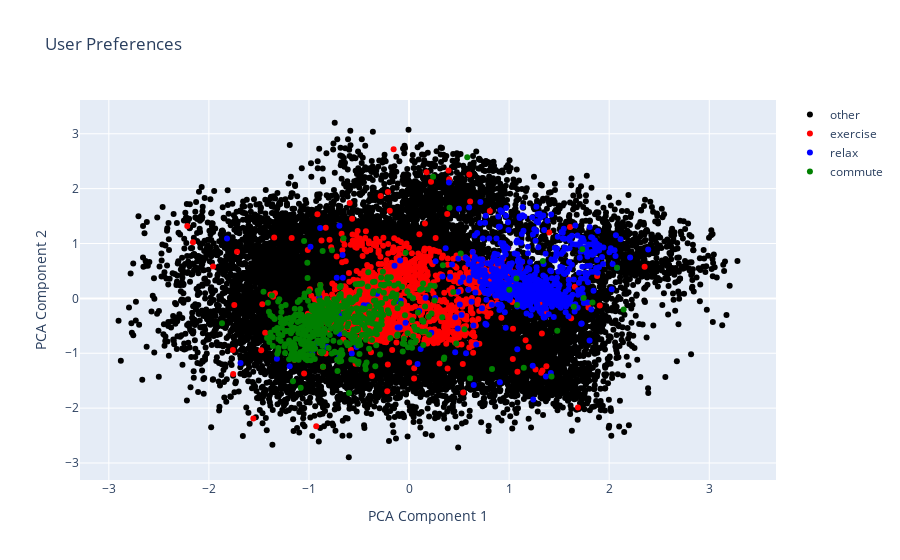

The code cell stored with this chart in its notebook:
### Code cell
visualize_user_preferences(users_data[0])

### Figure 1 — Plotly figure (JSON) as saved in the notebook; plotly's stock layout.template omitted (floating-point values rounded to 4 significant figures; data arrays with more than 128 entries replaced by an {"elided": "..."} marker saying what was removed)
{"data": [{"marker": {"color": "black"}, "mode": "markers", "name": "other", "type": "scatter", "x": {"elided": "22942 float values"}, "y": {"elided": "22942 float values"}}, {"marker": {"color": "red"}, "mode": "markers", "name": "exercise", "type": "scatter", "x": {"elided": "1783 float values"}, "y": {"elided": "1783 float values"}}, {"marker": {"color": "blue"}, "mode": "markers", "name": "relax", "type": "scatter", "x": {"elided": "689 float values"}, "y": {"elided": "689 float values"}}, {"marker": {"color": "green"}, "mode": "markers", "name": "commute", "type": "scatter", "x": {"elided": "564 float values"}, "y": {"elided": "564 float values"}}], "layout": {"title": {"text": "User Preferences"}, "xaxis": {"title": {"text": "PCA Component 1"}}, "yaxis": {"title": {"text": "PCA Component 2"}}}}
